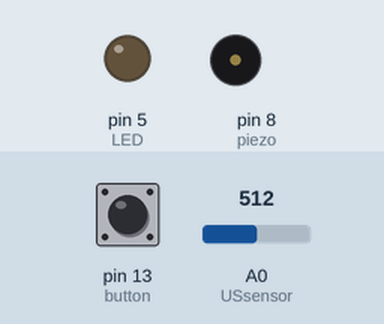
Simulated run of this sketch. Board: Arduino Uno, built with avr-gcc and run on an emulated ATmega328P. On the bench: output pins drawn as LEDs (lit = HIGH), buzzer (waves = sounding). The test bench sets the inputs (shaded band); at power-on: A0 (USsensor) = 512, pin 13 (button) LOW. What the sketch prints to the serial monitor is not drawn.

Above: at 1.2 s.
1.3 s: A0 (USsensor) set to 175
2.8 s: A0 (USsensor) set to 152
5.8 s: pin 13 (button) pulled HIGH for 3.2 s
Timing chart, 0 to 16.5 s (numbered marks = the images above; inputs shaded):
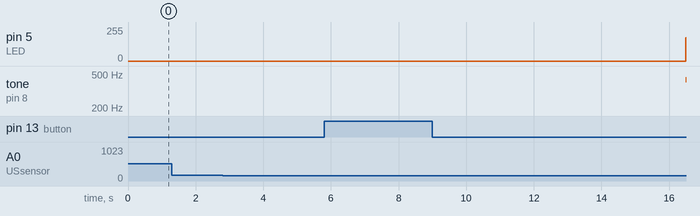

The sketch:

challenge.ino
```cpp
/*
  CTC GO! CORE MODULE
  LESSON 08 - Analog Outputs

  This sketch is written to accompany Activity 3 in Lesson 08 of the CTC GO! core module
*/


  int button = 13;
  int piezo = 8;
  int LED = 5;
  int USsensor = A0;

  int C_note = 262;
  int B_note = 493;

  int buttValue = 0;
  int value = 0;
  int distance = 0;

  int alarm = 0;
  int trigger = 500;
  int userNum;
  int keyNum = 123;

  void setup()
  {
    pinMode(button, INPUT);
    pinMode(piezo, OUTPUT);
    pinMode(LED, OUTPUT);
    Serial.begin(9600);
  }

  void loop()
  {
    buttValue = digitalRead(button);
    // reading button state and distance
    if (Serial.available()>0){
      userNum = Serial.parseInt();
    }

    value = analogRead(USsensor);
    distance = value * 3;
    if (buttValue == HIGH && userNum == keyNum)
    {
      alarm = 0;
      Serial.println("Password Accepted, Alarm Disabled");
      noTone(piezo);
      userNum = 999;
    } else if (userNum == 999){


    } else if (buttValue == HIGH && userNum != keyNum){
      Serial.println("Wrong Key!");
      userNum = 999;
    }
    // setting the trigger distance
    if (distance < trigger)
    {
      alarm = 1;
    }
    // deactivating the alarm

    // if the alarm is triggered
    if (alarm == 1)
    {
      for (int n = 255; n < 510; n++)
      {
        tone (piezo, n);
        analogWrite(LED, n-255);
        delay(5);
      }


      for (int n = 510; n > 255; n--)
      {
        tone (piezo, n);
        analogWrite(LED, n-255);
        delay(5);
      }


    }

    //if the alarm is not triggered
    else
    {
      digitalWrite(LED, LOW);
      noTone(piezo);    //stop playing sound
    }
  }
```

Measured:
- after the input at 1.3 s, every drawn part: stays the same
- after the input at 5.8 s, pin 5 (LED): stays 0/255 (without the input it goes to 175/255 after 3.0 s); tone on pin 8 (piezo): stays silent (without the input it goes to 430 Hz after 3.0 s)
